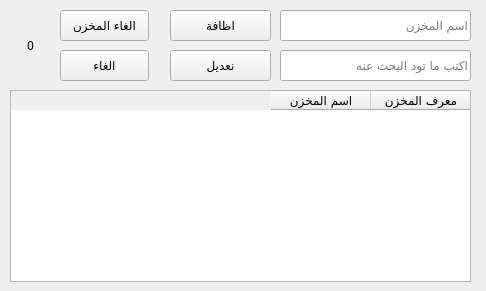
<?xml version="1.0" encoding="UTF-8"?>
<ui version="4.0">
 <class>Stor</class>
 <widget class="QWidget" name="Stor">
  <property name="windowModality">
   <enum>Qt::ApplicationModal</enum>
  </property>
  <property name="geometry">
   <rect>
    <x>0</x>
    <y>0</y>
    <width>486</width>
    <height>291</height>
   </rect>
  </property>
  <property name="font">
   <font>
    <family>Droid Arabic Kufi</family>
   </font>
  </property>
  <property name="windowTitle">
   <string>المخازن</string>
  </property>
  <property name="layoutDirection">
   <enum>Qt::RightToLeft</enum>
  </property>
  <property name="locale">
   <locale language="Arabic" country="Jordan"/>
  </property>
  <widget class="QLineEdit" name="lineEditStoreName">
   <property name="geometry">
    <rect>
     <x>280</x>
     <y>10</y>
     <width>191</width>
     <height>31</height>
    </rect>
   </property>
   <property name="placeholderText">
    <string>اسم المخزن</string>
   </property>
  </widget>
  <widget class="QPushButton" name="btnStoreAdd">
   <property name="geometry">
    <rect>
     <x>170</x>
     <y>10</y>
     <width>101</width>
     <height>31</height>
    </rect>
   </property>
   <property name="text">
    <string>اظافة</string>
   </property>
  </widget>
  <widget class="QPushButton" name="btnStoreDelete">
   <property name="geometry">
    <rect>
     <x>60</x>
     <y>10</y>
     <width>89</width>
     <height>31</height>
    </rect>
   </property>
   <property name="text">
    <string>الغاء المخزن</string>
   </property>
  </widget>
  <widget class="QPushButton" name="btnStoreEdit">
   <property name="geometry">
    <rect>
     <x>170</x>
     <y>50</y>
     <width>101</width>
     <height>31</height>
    </rect>
   </property>
   <property name="text">
    <string>نعديل</string>
   </property>
  </widget>
  <widget class="QLineEdit" name="lineEditStoreSearch">
   <property name="geometry">
    <rect>
     <x>280</x>
     <y>50</y>
     <width>191</width>
     <height>31</height>
    </rect>
   </property>
   <property name="placeholderText">
    <string>اكتب ما تود البحث عنه</string>
   </property>
  </widget>
  <widget class="QTableWidget" name="tableStore">
   <property name="geometry">
    <rect>
     <x>10</x>
     <y>90</y>
     <width>461</width>
     <height>192</height>
    </rect>
   </property>
   <column>
    <property name="text">
     <string>معرف المخزن</string>
    </property>
   </column>
   <column>
    <property name="text">
     <string>اسم المخزن</string>
    </property>
   </column>
  </widget>
  <widget class="QLabel" name="labNumberStore">
   <property name="geometry">
    <rect>
     <x>10</x>
     <y>30</y>
     <width>41</width>
     <height>31</height>
    </rect>
   </property>
   <property name="text">
    <string>0</string>
   </property>
   <property name="alignment">
    <set>Qt::AlignCenter</set>
   </property>
  </widget>
  <widget class="QPushButton" name="btnCancel">
   <property name="geometry">
    <rect>
     <x>60</x>
     <y>50</y>
     <width>89</width>
     <height>31</height>
    </rect>
   </property>
   <property name="text">
    <string>الغاء</string>
   </property>
  </widget>
 </widget>
 <resources/>
 <connections/>
</ui>
